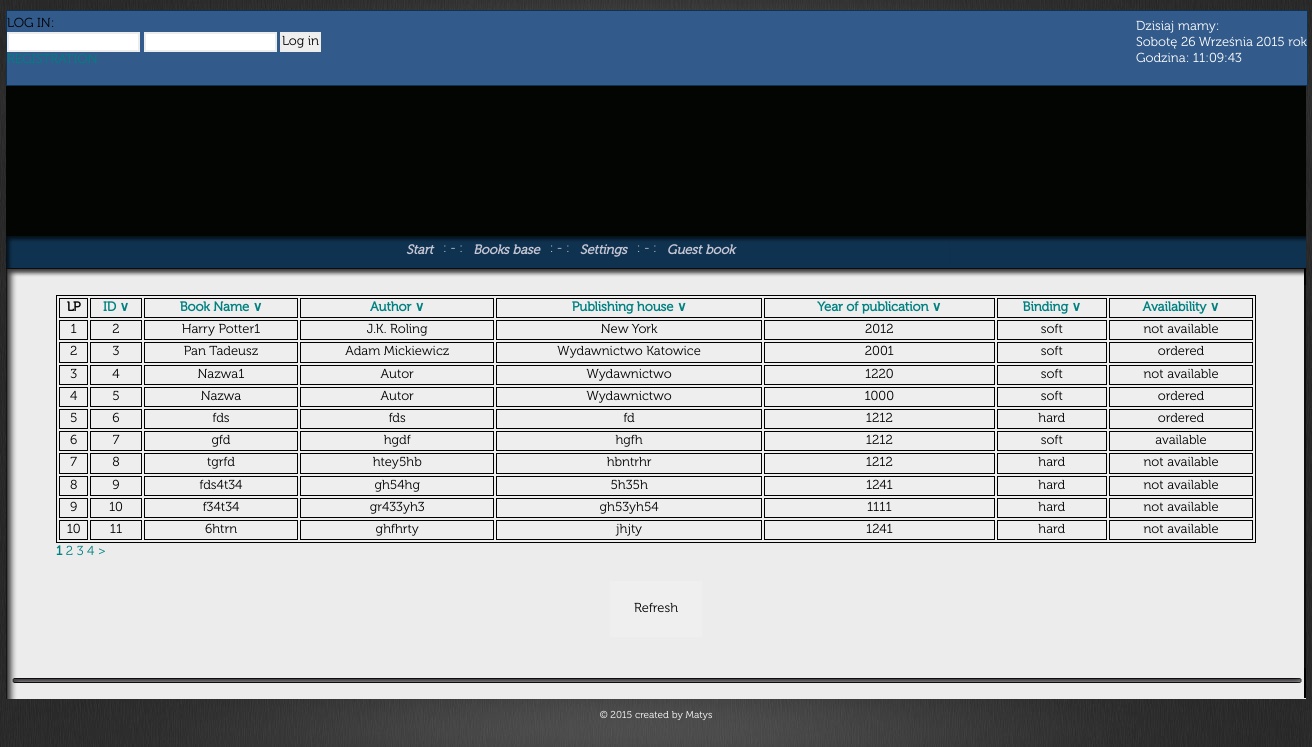
Page /allbooks.php on the committed database.
### tables this page shows
CREATE TABLE IF NOT EXISTS `table_books` (
  `book_id` int(10) unsigned NOT NULL,
  `book_name` varchar(50) NOT NULL,
  `author` varchar(50) NOT NULL,
  `publishing_house` varchar(50) NOT NULL,
  `year_of_publication` smallint(6) NOT NULL,
  `binding` tinyint(4) NOT NULL,
  `availability` tinyint(4) unsigned NOT NULL DEFAULT '2',
  `date_added_book` timestamp NOT NULL DEFAULT CURRENT_TIMESTAMP
);

### allbooks.php (the view, shortened to what this page needs)
<?php
include "include/meta.inc.php";
?>
</head>
<body onload="zegar();">
	<div align="center">
		<div id="kontener">
			<div id="panel">
				<div id="formularz"><?php include_once 'include/login.user.php';	?>
				</div>
				<div id="zegar">
				</div>
			</div>
			<div id="gorna_czesc_kontenera">
	    	</div>
		<?php
		include 'include/middle.menu.inc.php';
		?>
			<div id="zawartosc">
				<div id="gorna_czesc_zawartosci"></div>
				<div id="srodkowa_czesc_zawartosci">
					<div id="tekst">
                                            <div style="text-align: center;">
<?php
$query = "SELECT * from table_books
          ";
$result = mysql_query($query) or die(mysql_error());
if (empty ($result))
{
    echo "Empty database";
    exit;
}
else
{
    $counter = mysql_num_rows($result);
    $num_of_pages = ceil($counter/10);
    if (!empty($_SESSION['sortby']) && !empty($_SESSION['dir']))
    {
        if ($_SESSION['sortby'] == "book_id")
        {
            if ($_SESSION['dir'] == "ASC")
            {
                echo  "<table bgcolor=#EEEEEE border=1 align=center width='920'><tr>
                <th>LP</th>
                <th><a href='allbooks.php?sortby=book_id&dir=DESC'>ID &and;</a></th>
                <th><a href='allbooks.php?sortby=book_name&dir=ASC'>Book Name &or;</a></th>
                <th><a href='allbooks.php?sortby=author&dir=ASC'>Author &or;</a></th>
                <th><a href='allbooks.php?sortby=publishing_house&dir=ASC'>Publishing house &or;</a></th>
                <th><a href='allbooks.php?sortby=year_of_publication&dir=ASC'>Year of publication &or;</a></th>
                <th><a href='allbooks.php?sortby=binding&dir=ASC'>Binding &or;</a></th>
                <th><a href='allbooks.php?sortby=availability&dir=ASC'>Availability &or;</a></th>
                </tr>";
            }
            else if ($_SESSION['dir'] == "DESC")
            {
                sort_first_table();
            }
        }
            if ($_SESSION['sortby'] == "book_name")
            {
                if ($_SESSION['dir'] == "ASC")
                {
                    echo  "<table bgcolor=#EEEEEE border=1 align=center width='920'><tr>
                    <th>LP</th>
                    <th><a href='allbooks.php?sortby=book_id&dir=ASC'>ID &or;</a></th>
                    <th><a href='allbooks.php?sortby=book_name&dir=DESC'>Book Name &and;</a></th>
                    <th><a href='allbooks.php?sortby=author&dir=ASC'>Author &or;</a></th>
                    <th><a href='allbooks.php?sortby=publishing_house&dir=ASC'>Publishing house &or;</a></th>
                    <th><a href='allbooks.php?sortby=year_of_publication&dir=ASC'>Year of publication &or;</a></th>
                    <th><a href='allbooks.php?sortby=binding&dir=ASC'>Binding &or;</a></th>
                    <th><a href='allbooks.php?sortby=availability&dir=ASC'>Availability &or;</a></th>
                    </tr>";
                }
                else if ($_SESSION['dir'] == "DESC")
                {
                    sort_first_table();
                }
            }
            if ($_SESSION['sortby'] == "author")
            {
                if ($_SESSION['dir'] == "ASC")
                {
                    echo  "<table bgcolor=#EEEEEE border=1 align=center width='920'><tr>
                    <th>LP</th>
                    <th><a href='allbooks.php?sortby=book_id&dir=ASC'>ID &or;</a></th>
                    <th><a href='allbooks.php?sortby=book_name&dir=ASC'>Book Name &or;</a></th>
                    <th><a href='allbooks.php?sortby=author&dir=DESC'>Author &and;</a></th>
                    <th><a href='allbooks.php?sortby=publishing_house&dir=ASC'>Publishing house &or;</a></th>
                    <th><a href='allbooks.php?sortby=year_of_publication&dir=ASC'>Year of publication &or;</a></th>
                    <th><a href='allbooks.php?sortby=binding&dir=ASC'>Binding &or;</a></th>
                    <th><a href='allbooks.php?sortby=availability&dir=ASC'>Availability &or;</a></th>
                    </tr>";
                }
                else if ($_SESSION['dir'] == "DESC")
                {
                    sort_first_table();
                }
        }
            if ($_SESSION['sortby'] == "publishing_house")
            {
                if ($_SESSION['dir'] == "ASC")
                {
                    echo  "<table bgcolor=#EEEEEE border=1 align=center width='920'><tr>
                    <th>LP</th>
                    <th><a href='allbooks.php?sortby=book_id&dir=ASC'>ID &or;</a></th>
                    <th><a href='allbooks.php?sortby=book_name&dir=ASC'>Book Name &or;</a></th>
                    <th><a href='allbooks.php?sortby=author&dir=ASC'>Author &or;</a></th>
                    <th><a href='allbooks.php?sortby=publishing_house&dir=DESC'>Publishing house &and;</a></th>
                    <th><a href='allbooks.php?sortby=year_of_publication&dir=ASC'>Year of publication &or;</a></th>
                    <th><a href='allbooks.php?sortby=binding&dir=ASC'>Binding &or;</a></th>
                    <th><a href='allbooks.php?sortby=availability&dir=ASC'>Availability &or;</a></th>
                    </tr>";
                }
                else if ($_SESSION['dir'] == "DESC")
                {
                    sort_first_table();
                }
           }
            if ($_SESSION['sortby'] == "year_of_publication")
            {
                if ($_SESSION['dir'] == "ASC")
                {
                    echo  "<table bgcolor=#EEEEEE border=1 align=center width='920'><tr>
                    <th>LP</th>
                    <th><a href='allbooks.php?sortby=book_id&dir=ASC'>ID &or;</a></th>
                    <th><a href='allbooks.php?sortby=book_name&dir=ASC'>Book Name &or;</a></th>
                    <th><a href='allbooks.php?sortby=author&dir=ASC'>Author &or;</a></th>
                    <th><a href='allbooks.php?sortby=publishing_house&dir=ASC'>Publishing house &or;</a></th>
                    <th><a href='allbooks.php?sortby=year_of_publication&dir=DESC'>Year of publication &and;</a></th>
                    <th><a href='allbooks.php?sortby=binding&dir=ASC'>Binding &or;</a></th>
                    <th><a href='allbooks.php?sortby=availability&dir=ASC'>Availability &or;</a></th>
                    </tr>";
                    }
                else if ($_SESSION['dir'] == "DESC")
                {
                    sort_first_table();
                }
            }
            if ($_SESSION['sortby'] == "binding")
            {
                if ($_SESSION['dir'] == "ASC")
                {
                    echo  "<table bgcolor=#EEEEEE border=1 align=center width='920'><tr>
                    <th>LP</th>
                    <th><a href='allbooks.php?sortby=book_id&dir=ASC'>ID &or;</a></th>
                    <th><a href='allbooks.php?sortby=book_name&dir=ASC'>Book Name &or;</a></th>
                    <th><a href='allbooks.php?sortby=author&dir=ASC'>Author &or;</a></th>
                    <th><a href='allbooks.php?sortby=publishing_house&dir=ASC'>Publishing house &or;</a></th>
                    <th><a href='allbooks.php?sortby=year_of_publication&dir=ASC'>Year of publication &or;</a></th>
                    <th><a href='allbooks.php?sortby=binding&dir=DESC'>Binding &and;</a></th>
                    <th><a href='allbooks.php?sortby=availability&dir=ASC'>Availability &or;</a></th>
                    </tr>";
                    }
                else if ($_SESSION['dir'] == "DESC")
                {
                    sort_first_table();
                }
            }
            if ($_SESSION['sortby'] == "availability")
            {
                if ($_SESSION['dir'] == "ASC")
                {
                    echo  "<table bgcolor=#EEEEEE border=1 align=center width='920'><tr>
                    <th>LP</th>
                    <th><a href='allbooks.php?sortby=book_id&dir=ASC'>ID &or;</a></th>
                    <th><a href='allbooks.php?sortby=book_name&dir=ASC'>Book Name &or;</a></th>
                    <th><a href='allbooks.php?sortby=author&dir=ASC'>Author &or;</a></th>
                    <th><a href='allbooks.php?sortby=publishing_house&dir=ASC'>Publishing house &or;</a></th>
                    <th><a href='allbooks.php?sortby=year_of_publication&dir=ASC'>Year of publication &or;</a></th>
                    <th><a href='allbooks.php?sortby=binding&dir=ASC'>Binding &or;</a></th>
                    <th><a href='allbooks.php?sortby=availability&dir=DESC'>Availability &and;</a></th>
                    </tr>";
                 }
                else if ($_SESSION['dir'] == "DESC")
                {
                    sort_first_table();
                }
            }
    }
    else
        {
        echo
        "<table bgcolor=#EEEEEE border=1 align=center  width='920'><tr>
        <th>LP</th>
        <th><a href='allbooks.php?sortby=book_id&dir=ASC'>ID &or;</a></th>
        <th><a href='allbooks.php?sortby=book_name&dir=ASC'>Book Name &or;</a></th>
        <th><a href='allbooks.php?sortby=author&dir=ASC'>Author &or;</a></th>
        <th><a href='allbooks.php?sortby=publishing_house&dir=ASC'>Publishing house &or;</a></th>
        <th><a href='allbooks.php?sortby=year_of_publication&dir=ASC'>Year of publication &or;</a></th>
        <th><a href='allbooks.php?sortby=binding&dir=ASC'>Binding &or;</a></th>
        <th><a href='allbooks.php?sortby=availability&dir=ASC'>Availability &or;</a></th>";
        }
    if ((empty($_GET['page'])) || ($_GET['page']) == 1 )
    {
        $how_much_loops = 0;
        for ($i = 0; $i <= mysql_num_rows($result); $i++)
        {
            $i =  mysql_real_escape_string($i);
            if (isset($_SESSION['sortby']) && isset($_SESSION['dir']))
            {
                $sortby = $_SESSION['sortby'];
                $dir = $_SESSION['dir'];
                $sortby = mysql_real_escape_string($sortby);
                $dir = mysql_real_escape_string($dir);
                $query = "SELECT * from table_books ORDER BY $sortby $dir, book_id ASC LIMIT 10 OFFSET $i";
            }
            else $query = "SELECT * from table_books LIMIT 10 OFFSET $i";
            if ($how_much_loops >= 10) break;
            echo "<tr>";
            $result = mysql_query($query) or die(mysql_error());
            $row = mysql_fetch_array($result, MYSQL_BOTH);
            if ($row['binding'] == 1)
            $row['binding'] = "hard";
            else $row['binding'] = "soft";
            if ($row['availability'] == 2)
                $row['availability'] = "available";
            else if ($row['availability'] == 0)
                    $row['availability'] = "not available";
            else if ($row['availability'] == 1)
                $row['availability'] = "ordered";
            echo "<td>".($i+1)."</td>";
            echo "<td>".$row['book_id']."</td>";
            echo "<td>".$row['book_name']."</td>";
            echo "<td>".$row['author']."</td>";
            echo "<td>".$row['publishing_house']."</td>";
            echo "<td>".$row['year_of_publication']."</td>";
            echo "<td>".$row['binding']."</td>";
            echo "<td>".$row['availability'] ;
            echo "</td>";
            $how_much_loops++;
         }
    echo "</tr></table>";
    }
       echo "<div style='text-align: left;'>";
       if (isset($_GET['page']))
        {
            $a = 1;
            $two = 2;
            $next_page = $page+1;
            $previous_page = $page-1;
            if (($page)<=$num_of_pages)
            {
                echo "</tr></table>";
                 if ($_GET['page'] >= 2)
                 {
                     echo "<a href='allbooks.php?page=$previous_page'> < </a> ";
                 }
             }
             for ($i=1; $i<=$num_of_pages; $i++)
             {
                 if ($_GET['page'] == $i)
                 echo "<a href='allbooks.php?page=$i'> <b>$i</b> </a> ";
                 else
                    echo "<a href='allbooks.php?page=$i'> $i </a> ";
                 if ($i==50*$a)
                 {
                     echo "br/>";
                     $a++;
                 }
             }
             if (($_GET['page'])>=1 )
             {
                 if ($num_of_pages > ($_GET['page']))
                 {
                     echo "<a href='allbooks.php?page=$next_page'> > </a> ";
                 }
             }
              if (($_GET['page']) == NULL)
                 {
                     if ($num_of_pages > 1)
                     echo "<a href='allbooks.php?page=$two'> > </a> ";
                 }
                 echo "</div>";
         }
         else
         {
            $next_page = 2;
            $num_of_pages = ceil($counter/10);
            for ($i=1; $i<=$num_of_pages; $i++)
            {
                if ($i == 1)
                echo "<a href='allbooks.php?page=$i'> <b>$i</b> </a> ";
                else echo "<a href='allbooks.php?page=$i'> $i </a> ";
            }
            if ($num_of_pages > 1)
            {
                echo "<a href='allbooks.php?page=$next_page'> > </a> ";
            }
        }
         echo "</div>";
}
    echo "<div style='text-align: center;'><br /><input type='button' style='padding:20px;' value=' Refresh ' onClick='parent.location.href=\"allbooks.php?sortby=book_id&dir=ASC\"' />
    <br><br></div>";
 ?>
                                            </div>
					</div>
				</div>
				<div id="dolna_czesc_zawartosci"></div>
			</div>
		<div id="stopka">
			&copy; 2015  created by Matys
		</div>
	  </div>
	</div>
	</body>
</html>

### style.css (style rules this page uses)
* { padding: 0; margin: 0; border: 0px; font-size: 13px; }
body { background-image: url('obrazki/tlo_strony.jpg'); background-attachment: fixed; }
a { font-family: 'museo-300'; color: teal; text-decoration:none; }
#kontener { width: 1300px; margin: 0 auto; }
#gorna_czesc_kontenera { position: relative; margin-top: 0px; background-image: url('obrazki/banner.gif'); width: 1300px; height: 150px; }
#panel { font-family: 'museo-300'; margin-top: 10px; border: 1px solid #0f3250; width: 1300px; height: 74px; background-color: #325a8a; text-align: left; }
#formularz { float:left; clear:left; width: 400px; margin-top: 5px; }
input { font-family: 'museo-300'; border: 2px solid #ECECEC; }
#zegar { font-family: 'museo-300'; margin-top: 8px; float:right; clear:right; }
#zawartosc { width: 1300px; }
#gorna_czesc_zawartosci { background-image: url('obrazki/gorna_czesc_zawartosci.gif'); width: 1300px; height: 17px; }
#srodkowa_czesc_zawartosci { background-image: url('obrazki/srodkowa_czesc_zawartosci.gif'); width: 1300px; background-repeat: repeat-y; }
#dolna_czesc_zawartosci { background-image: url('obrazki/dolna_czesc_zawartosci.gif'); width: 1300px; height: 31px; }
#tekst { text-align:justify; padding: 10px 10px; line-height: 140%; font: 13px;// Arial, Ubuntu, "Lucida Console", Helvetica, sans-serif; font-family: 'museo-300'; line-height: 1.4; width: 1200px; overflow-x:auto; }
#stopka { margin-top: 10px; margin-bottom: 5px; color: white; font-family: 'museo-300'; font-size: 10px; }
table, th, td { border: 1px solid black; }
table { width: 100%; }

### rows in the picture
table_books: book_id "2", book_name "Harry Potter1", author "J.K. Roling", publishing_house "New York", year_of_publication "2012", binding "soft", availability "not available"
table_books: book_id "3", book_name "Pan Tadeusz", author "Adam Mickiewicz", publishing_house "Wydawnictwo Katowice", year_of_publication "2001", binding "soft", availability "ordered"
table_books: book_id "4", book_name "Nazwa1", author "Autor", publishing_house "Wydawnictwo", year_of_publication "1220", binding "soft", availability "not available"
table_books: book_id "5", book_name "Nazwa", author "Autor", publishing_house "Wydawnictwo", year_of_publication "1000", binding "soft", availability "ordered"
table_books: book_id "6", book_name "fds", author "fds", publishing_house "fd", year_of_publication "1212", binding "hard", availability "ordered"
table_books: book_id "7", book_name "gfd", author "hgdf", publishing_house "hgfh", year_of_publication "1212", binding "soft", availability "available"
table_books: book_id "8", book_name "tgrfd", author "htey5hb", publishing_house "hbntrhr", year_of_publication "1212", binding "hard", availability "not available"
table_books: book_id "9", book_name "fds4t34", author "gh54hg", publishing_house "5h35h", year_of_publication "1241", binding "hard", availability "not available"
table_books: book_id "10", book_name "f34t34", author "gr433yh3", publishing_house "gh53yh54", year_of_publication "1111", binding "hard", availability "not available"
table_books: book_id "11", book_name "6htrn", author "ghfhrty", publishing_house "jhjty", year_of_publication "1241", binding "hard", availability "not available"
